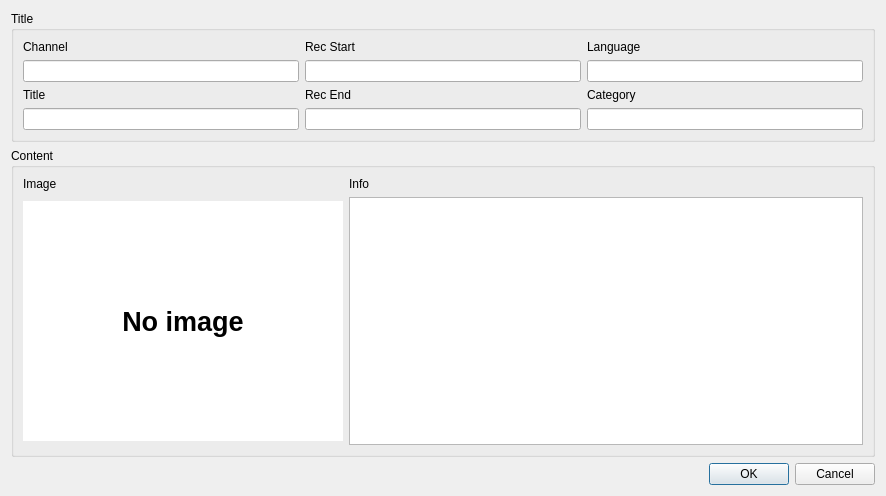
<?xml version="1.0" encoding="UTF-8"?>
<ui version="4.0">
 <class>QMetaInfoDialog</class>
 <widget class="QDialog" name="QMetaInfoDialog">
  <property name="geometry">
   <rect>
    <x>0</x>
    <y>0</y>
    <width>886</width>
    <height>496</height>
   </rect>
  </property>
  <property name="windowTitle">
   <string>Info dialog</string>
  </property>
  <layout class="QVBoxLayout" name="verticalLayout">
   <item>
    <widget class="QGroupBox" name="groupBox">
     <property name="sizePolicy">
      <sizepolicy hsizetype="Preferred" vsizetype="Maximum">
       <horstretch>0</horstretch>
       <verstretch>0</verstretch>
      </sizepolicy>
     </property>
     <property name="title">
      <string>Title</string>
     </property>
     <layout class="QGridLayout" name="gridLayout">
      <item row="0" column="0">
       <widget class="QLabel" name="label_2">
        <property name="sizePolicy">
         <sizepolicy hsizetype="Preferred" vsizetype="Maximum">
          <horstretch>0</horstretch>
          <verstretch>0</verstretch>
         </sizepolicy>
        </property>
        <property name="text">
         <string>Channel</string>
        </property>
       </widget>
      </item>
      <item row="2" column="0">
       <widget class="QLabel" name="label_5">
        <property name="sizePolicy">
         <sizepolicy hsizetype="Preferred" vsizetype="Maximum">
          <horstretch>0</horstretch>
          <verstretch>0</verstretch>
         </sizepolicy>
        </property>
        <property name="text">
         <string>Title</string>
        </property>
       </widget>
      </item>
      <item row="3" column="0">
       <widget class="QLineEdit" name="titleLineEdit">
        <property name="readOnly">
         <bool>true</bool>
        </property>
       </widget>
      </item>
      <item row="1" column="0">
       <widget class="QLineEdit" name="channelLineEdit">
        <property name="readOnly">
         <bool>true</bool>
        </property>
       </widget>
      </item>
      <item row="0" column="1">
       <widget class="QLabel" name="label_6">
        <property name="sizePolicy">
         <sizepolicy hsizetype="Preferred" vsizetype="Maximum">
          <horstretch>0</horstretch>
          <verstretch>0</verstretch>
         </sizepolicy>
        </property>
        <property name="text">
         <string>Rec Start</string>
        </property>
       </widget>
      </item>
      <item row="1" column="1">
       <widget class="QLineEdit" name="recStartLineEdit">
        <property name="readOnly">
         <bool>true</bool>
        </property>
       </widget>
      </item>
      <item row="2" column="1">
       <widget class="QLabel" name="label_7">
        <property name="sizePolicy">
         <sizepolicy hsizetype="Preferred" vsizetype="Maximum">
          <horstretch>0</horstretch>
          <verstretch>0</verstretch>
         </sizepolicy>
        </property>
        <property name="text">
         <string>Rec End</string>
        </property>
       </widget>
      </item>
      <item row="3" column="1">
       <widget class="QLineEdit" name="recEndLineEdit">
        <property name="readOnly">
         <bool>true</bool>
        </property>
       </widget>
      </item>
      <item row="1" column="2">
       <widget class="QLineEdit" name="langLineEdit">
        <property name="readOnly">
         <bool>true</bool>
        </property>
       </widget>
      </item>
      <item row="0" column="2">
       <widget class="QLabel" name="label_8">
        <property name="sizePolicy">
         <sizepolicy hsizetype="Preferred" vsizetype="Maximum">
          <horstretch>0</horstretch>
          <verstretch>0</verstretch>
         </sizepolicy>
        </property>
        <property name="text">
         <string>Language</string>
        </property>
       </widget>
      </item>
      <item row="2" column="2">
       <widget class="QLabel" name="label_9">
        <property name="sizePolicy">
         <sizepolicy hsizetype="Preferred" vsizetype="Maximum">
          <horstretch>0</horstretch>
          <verstretch>0</verstretch>
         </sizepolicy>
        </property>
        <property name="text">
         <string>Category</string>
        </property>
       </widget>
      </item>
      <item row="3" column="2">
       <widget class="QLineEdit" name="catLineEdit">
        <property name="readOnly">
         <bool>true</bool>
        </property>
       </widget>
      </item>
     </layout>
    </widget>
   </item>
   <item>
    <widget class="QGroupBox" name="groupBox_2">
     <property name="title">
      <string>Content</string>
     </property>
     <layout class="QGridLayout" name="gridLayout_2">
      <item row="2" column="3">
       <widget class="QTextBrowser" name="infoTextBrowser"/>
      </item>
      <item row="1" column="2">
       <widget class="QLabel" name="label_4">
        <property name="sizePolicy">
         <sizepolicy hsizetype="Preferred" vsizetype="Maximum">
          <horstretch>0</horstretch>
          <verstretch>0</verstretch>
         </sizepolicy>
        </property>
        <property name="text">
         <string>Image</string>
        </property>
       </widget>
      </item>
      <item row="1" column="3">
       <widget class="QLabel" name="label_3">
        <property name="sizePolicy">
         <sizepolicy hsizetype="Preferred" vsizetype="Maximum">
          <horstretch>0</horstretch>
          <verstretch>0</verstretch>
         </sizepolicy>
        </property>
        <property name="text">
         <string>Info</string>
        </property>
       </widget>
      </item>
      <item row="2" column="2">
       <widget class="QLabel" name="imageLabel">
        <property name="sizePolicy">
         <sizepolicy hsizetype="Fixed" vsizetype="Fixed">
          <horstretch>0</horstretch>
          <verstretch>0</verstretch>
         </sizepolicy>
        </property>
        <property name="minimumSize">
         <size>
          <width>320</width>
          <height>240</height>
         </size>
        </property>
        <property name="palette">
         <palette>
          <active>
           <colorrole role="Base">
            <brush brushstyle="SolidPattern">
             <color alpha="255">
              <red>255</red>
              <green>255</green>
              <blue>255</blue>
             </color>
            </brush>
           </colorrole>
           <colorrole role="Window">
            <brush brushstyle="SolidPattern">
             <color alpha="255">
              <red>255</red>
              <green>255</green>
              <blue>255</blue>
             </color>
            </brush>
           </colorrole>
          </active>
          <inactive>
           <colorrole role="Base">
            <brush brushstyle="SolidPattern">
             <color alpha="255">
              <red>255</red>
              <green>255</green>
              <blue>255</blue>
             </color>
            </brush>
           </colorrole>
           <colorrole role="Window">
            <brush brushstyle="SolidPattern">
             <color alpha="255">
              <red>255</red>
              <green>255</green>
              <blue>255</blue>
             </color>
            </brush>
           </colorrole>
          </inactive>
          <disabled>
           <colorrole role="Base">
            <brush brushstyle="SolidPattern">
             <color alpha="255">
              <red>255</red>
              <green>255</green>
              <blue>255</blue>
             </color>
            </brush>
           </colorrole>
           <colorrole role="Window">
            <brush brushstyle="SolidPattern">
             <color alpha="255">
              <red>255</red>
              <green>255</green>
              <blue>255</blue>
             </color>
            </brush>
           </colorrole>
          </disabled>
         </palette>
        </property>
        <property name="font">
         <font>
          <pointsize>20</pointsize>
          <weight>75</weight>
          <bold>true</bold>
         </font>
        </property>
        <property name="autoFillBackground">
         <bool>true</bool>
        </property>
        <property name="text">
         <string>No image</string>
        </property>
        <property name="scaledContents">
         <bool>true</bool>
        </property>
        <property name="alignment">
         <set>Qt::AlignCenter</set>
        </property>
       </widget>
      </item>
     </layout>
     <zorder>label_3</zorder>
     <zorder>label_4</zorder>
     <zorder>infoTextBrowser</zorder>
     <zorder>imageLabel</zorder>
    </widget>
   </item>
   <item>
    <widget class="QDialogButtonBox" name="buttonBox">
     <property name="orientation">
      <enum>Qt::Horizontal</enum>
     </property>
     <property name="standardButtons">
      <set>QDialogButtonBox::Cancel|QDialogButtonBox::Ok</set>
     </property>
    </widget>
   </item>
  </layout>
 </widget>
 <resources/>
 <connections>
  <connection>
   <sender>buttonBox</sender>
   <signal>accepted()</signal>
   <receiver>QMetaInfoDialog</receiver>
   <slot>accept()</slot>
   <hints>
    <hint type="sourcelabel">
     <x>248</x>
     <y>254</y>
    </hint>
    <hint type="destinationlabel">
     <x>157</x>
     <y>274</y>
    </hint>
   </hints>
  </connection>
  <connection>
   <sender>buttonBox</sender>
   <signal>rejected()</signal>
   <receiver>QMetaInfoDialog</receiver>
   <slot>reject()</slot>
   <hints>
    <hint type="sourcelabel">
     <x>316</x>
     <y>260</y>
    </hint>
    <hint type="destinationlabel">
     <x>286</x>
     <y>274</y>
    </hint>
   </hints>
  </connection>
 </connections>
</ui>
